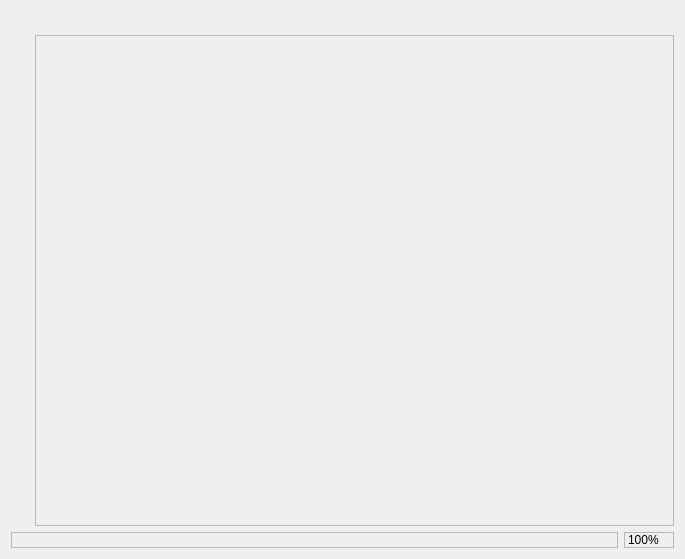
<?xml version="1.0" encoding="UTF-8"?>
<ui version="4.0">
 <class>ActorPainter::PainterWindow</class>
 <widget class="QWidget" name="ActorPainter::PainterWindow">
  <property name="geometry">
   <rect>
    <x>0</x>
    <y>0</y>
    <width>685</width>
    <height>559</height>
   </rect>
  </property>
  <property name="windowTitle">
   <string>MainWindow</string>
  </property>
  <layout class="QVBoxLayout" name="verticalLayout">
   <item>
    <layout class="QGridLayout" name="gridLayout">
     <property name="margin">
      <number>0</number>
     </property>
     <property name="spacing">
      <number>0</number>
     </property>
     <item row="0" column="1">
      <widget class="PainterRuler" name="horizontalRuler" native="true">
       <property name="minimumSize">
        <size>
         <width>0</width>
         <height>24</height>
        </size>
       </property>
      </widget>
     </item>
     <item row="1" column="0">
      <widget class="PainterRuler" name="verticalRuler" native="true">
       <property name="minimumSize">
        <size>
         <width>24</width>
         <height>0</height>
        </size>
       </property>
      </widget>
     </item>
     <item row="1" column="1">
      <widget class="QScrollArea" name="scrollArea">
       <property name="widgetResizable">
        <bool>true</bool>
       </property>
       <property name="alignment">
        <set>Qt::AlignCenter</set>
       </property>
       <widget class="PainterView" name="view">
        <property name="geometry">
         <rect>
          <x>0</x>
          <y>0</y>
          <width>643</width>
          <height>488</height>
         </rect>
        </property>
       </widget>
      </widget>
     </item>
    </layout>
   </item>
   <item>
    <layout class="QHBoxLayout" name="horizontalLayout">
     <item>
      <widget class="QLabel" name="statusBar">
       <property name="frameShape">
        <enum>QFrame::StyledPanel</enum>
       </property>
       <property name="text">
        <string/>
       </property>
      </widget>
     </item>
     <item>
      <widget class="QLabel" name="zoomLabel">
       <property name="maximumSize">
        <size>
         <width>50</width>
         <height>16777215</height>
        </size>
       </property>
       <property name="frameShape">
        <enum>QFrame::StyledPanel</enum>
       </property>
       <property name="text">
        <string>100%</string>
       </property>
      </widget>
     </item>
    </layout>
   </item>
  </layout>
  <action name="actionNew">
   <property name="text">
    <string>Новый лист...</string>
   </property>
  </action>
  <action name="actionLoad_image">
   <property name="text">
    <string>Загрузить...</string>
   </property>
  </action>
  <action name="actionSave_image">
   <property name="text">
    <string>Сохранить копию</string>
   </property>
  </action>
  <action name="actionSave_image_as">
   <property name="text">
    <string>Сохранить копию как...</string>
   </property>
  </action>
  <action name="actionReset">
   <property name="text">
    <string>Вернуть к исходному</string>
   </property>
  </action>
  <action name="actionOriginal_size">
   <property name="text">
    <string>Масштаб 100%</string>
   </property>
  </action>
  <action name="actionHalf_size">
   <property name="text">
    <string>Масштаб 50%</string>
   </property>
  </action>
  <action name="actionFit_width">
   <property name="text">
    <string>Масштаб по ширине</string>
   </property>
  </action>
  <action name="actionFit_height">
   <property name="text">
    <string>Масштаб по высоте</string>
   </property>
  </action>
  <action name="actionFit_both">
   <property name="text">
    <string>Масштаб по окну</string>
   </property>
  </action>
  <action name="actionHTML">
   <property name="checkable">
    <bool>true</bool>
   </property>
   <property name="text">
    <string>#RRGGBB</string>
   </property>
  </action>
  <action name="actionRGB">
   <property name="checkable">
    <bool>true</bool>
   </property>
   <property name="text">
    <string>R, G, B</string>
   </property>
  </action>
  <action name="actionCMYK">
   <property name="checkable">
    <bool>true</bool>
   </property>
   <property name="text">
    <string>C, M, Y, K</string>
   </property>
  </action>
  <action name="actionHSL">
   <property name="checkable">
    <bool>true</bool>
   </property>
   <property name="text">
    <string>H, S, L</string>
   </property>
  </action>
  <action name="actionHSV">
   <property name="checkable">
    <bool>true</bool>
   </property>
   <property name="text">
    <string>H, S, V</string>
   </property>
  </action>
 </widget>
 <customwidgets>
  <customwidget>
   <class>PainterView</class>
   <extends>QWidget</extends>
   <header location="global">painterview.h</header>
   <container>1</container>
  </customwidget>
  <customwidget>
   <class>PainterRuler</class>
   <extends>QWidget</extends>
   <header location="global">painterruler.h</header>
   <container>1</container>
  </customwidget>
 </customwidgets>
 <resources/>
 <connections/>
</ui>
